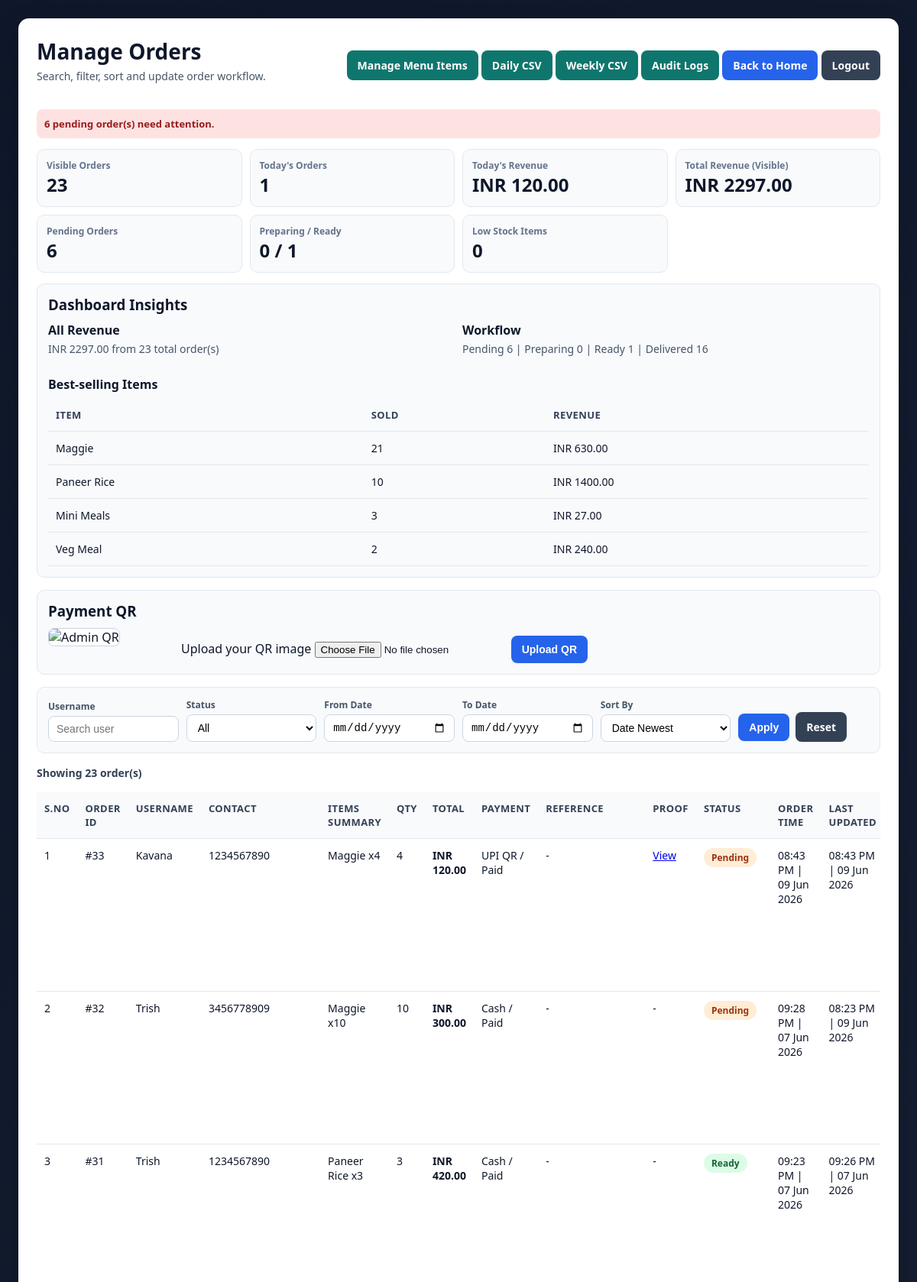
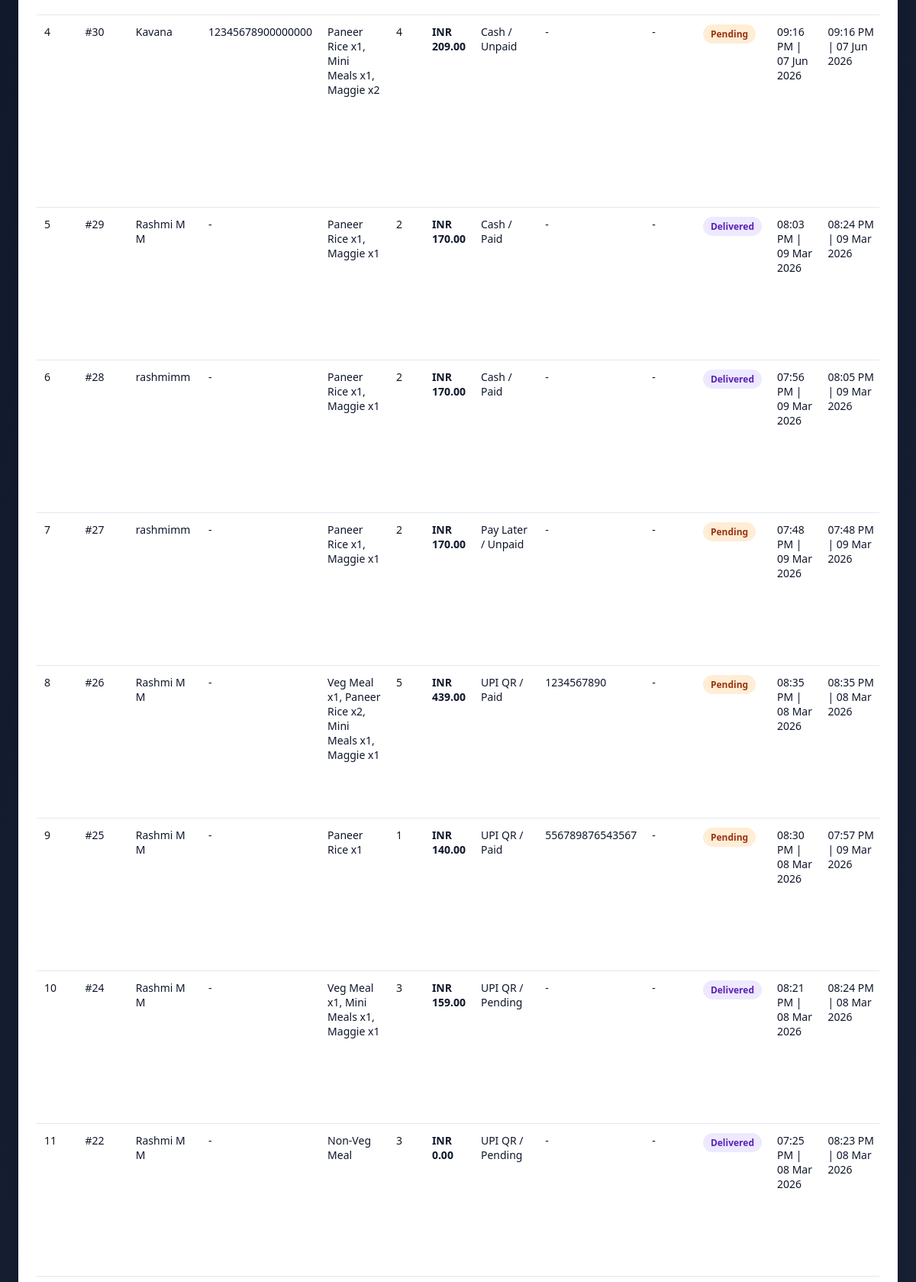
Page /admin (signed in, upper part) on the committed database (2 pictures, top to bottom).
### tables this page shows
CREATE TABLE orders (
            id INTEGER PRIMARY KEY AUTOINCREMENT,
            username TEXT NOT NULL,
            menu TEXT NOT NULL,
            quantity INTEGER NOT NULL,
            time TEXT NOT NULL,
            status TEXT NOT NULL,
            status_time TEXT NOT NULL
        , total_price REAL NOT NULL DEFAULT 0, payment_method TEXT NOT NULL DEFAULT 'UPI QR', payment_status TEXT NOT NULL DEFAULT 'Pending', payment_reference TEXT NOT NULL DEFAULT '', contact_number TEXT NOT NULL DEFAULT '', payment_proof_path TEXT NOT NULL DEFAULT '');

### app.py (the view, shortened to what this page needs)
@app.route("/admin")
@login_required_admin
def admin():
    username_query = (request.args.get("username") or "").strip()
    status_query = (request.args.get("status") or "").strip()
    date_from = (request.args.get("date_from") or "").strip()
    date_to = (request.args.get("date_to") or "").strip()
    sort_by = (request.args.get("sort") or "date_desc").strip()
    valid_statuses = {"Pending", "Preparing", "Ready", "Delivered"}
    if status_query not in valid_statuses:
        status_query = ""
    sql = "SELECT * FROM orders WHERE 1=1"
    params = []
    if username_query:
        sql += " AND username LIKE ?"
        params.append(f"%{username_query}%")
    if status_query:
        sql += " AND status = ?"
        params.append(status_query)
    conn = get_db_connection()
    orders = conn.execute(sql, params).fetchall()
    pending_count = conn.execute("SELECT COUNT(*) AS c FROM orders WHERE status = 'Pending'").fetchone()["c"]
    preparing_count = conn.execute("SELECT COUNT(*) AS c FROM orders WHERE status = 'Preparing'").fetchone()["c"]
    ready_count = conn.execute("SELECT COUNT(*) AS c FROM orders WHERE status = 'Ready'").fetchone()["c"]
    delivered_count = conn.execute("SELECT COUNT(*) AS c FROM orders WHERE status = 'Delivered'").fetchone()["c"]
    all_orders = conn.execute("SELECT * FROM orders ORDER BY id DESC").fetchall()
    low_stock_items = conn.execute(
        """
        SELECT * FROM menu_items
        WHERE stock_qty <= 10
        ORDER BY stock_qty ASC, name ASC
        """
    ).fetchall()
    top_items = conn.execute(
        """
        SELECT item_name, SUM(quantity) AS sold_qty, SUM(subtotal) AS revenue
        FROM order_items
        GROUP BY item_name
        ORDER BY sold_qty DESC, revenue DESC
        LIMIT 5
        """
    ).fetchall()
    qr_image_path = get_setting(conn, "admin_qr_path", "")
    qr_image_url = url_for("static", filename=qr_image_path) if qr_image_path else ""
    recent_logs = conn.execute("SELECT * FROM audit_logs ORDER BY id DESC LIMIT 12").fetchall()
    conn.close()
    orders = [normalize_datetime_fields(order, ["time", "status_time"]) for order in orders]
    recent_logs = [normalize_datetime_fields(log, ["created_at"]) for log in recent_logs]
    from_date_obj = None
    to_date_obj = None
    try:
        if date_from:
            from_date_obj = datetime.strptime(date_from, "%Y-%m-%d").date()
    except ValueError:
        date_from = ""
    try:
        if date_to:
            to_date_obj = datetime.strptime(date_to, "%Y-%m-%d").date()
    except ValueError:
        date_to = ""
    status_order = {"Pending": 1, "Preparing": 2, "Ready": 3, "Delivered": 4}
    if sort_by == "date_asc":
        orders = sorted(orders, key=lambda o: parse_order_datetime(o["time"]))
    elif sort_by == "quantity_asc":
        orders = sorted(orders, key=lambda o: int(o["quantity"]))
    elif sort_by == "quantity_desc":
        orders = sorted(orders, key=lambda o: int(o["quantity"]), reverse=True)
    elif sort_by == "status_asc":
        orders = sorted(orders, key=lambda o: status_order.get(o["status"], 99))
    elif sort_by == "status_desc":
        orders = sorted(orders, key=lambda o: status_order.get(o["status"], 99), reverse=True)
    elif sort_by == "total_asc":
        orders = sorted(orders, key=lambda o: float(o["total_price"] or 0))
    elif sort_by == "total_desc":
        orders = sorted(orders, key=lambda o: float(o["total_price"] or 0), reverse=True)
    else:
        sort_by = "date_desc"
        orders = sorted(orders, key=lambda o: parse_order_datetime(o["time"]), reverse=True)
    total_revenue = round(sum(float(order["total_price"] or 0) for order in orders), 2)
    today = current_local_datetime().date()
    today_orders = [order for order in all_orders if parse_order_datetime(order["time"]).date() == today]
    dashboard_stats = {
        "all_orders": len(all_orders),
        "today_orders": len(today_orders),
        "today_revenue": round(sum(float(order["total_price"] or 0) for order in today_orders), 2),
        "all_revenue": round(sum(float(order["total_price"] or 0) for order in all_orders), 2),
        "pending": pending_count,
        "preparing": preparing_count,
        "ready": ready_count,
        "delivered": delivered_count,
        "low_stock": len(low_stock_items),
    }
    filters = {
        "username": username_query,
        "status": status_query,
        "date_from": date_from,
        "date_to": date_to,
        "sort": sort_by,
    }
    return render_template(
        "admin.html",
        orders=orders,
        filters=filters,
        total_revenue=total_revenue,
        qr_image_url=qr_image_url,
        pending_count=pending_count,
        dashboard_stats=dashboard_stats,
        low_stock_items=low_stock_items,
        top_items=top_items,
        recent_logs=recent_logs,
    )

### templates/admin.html (shortened to what this page needs)
<!DOCTYPE html>
<html lang="en">
<head>
</head>
<body>
  <div class="container">
    <div class="topbar">
      <div>
        <h2>Manage Orders</h2>
        <p class="meta">Search, filter, sort and update order workflow.</p>
      </div>
      <div>
        <a href="{{ url_for('manage_menu') }}" class="btn secondary">Manage Menu Items</a>
        <a href="{{ url_for('admin_report_csv', range='daily') }}" class="btn secondary">Daily CSV</a>
        <a href="{{ url_for('admin_report_csv', range='weekly') }}" class="btn secondary">Weekly CSV</a>
        <a href="{{ url_for('admin_audit_logs') }}" class="btn secondary">Audit Logs</a>
        <a href="{{ url_for('index') }}" class="btn">Back to Home</a>
        <a href="{{ url_for('logout') }}" class="btn ghost">Logout</a>
      </div>
    </div>
    {% if pending_count > 0 %}
      <div class="msg err" style="margin-bottom:14px;">{{ pending_count }} pending order(s) need attention.</div>
    {% endif %}
    <div class="stats">
      <div class="stat">
        <div class="label">Visible Orders</div>
        <div class="value">{{ orders|length }}</div>
      </div>
      <div class="stat">
        <div class="label">Today's Orders</div>
        <div class="value">{{ dashboard_stats.today_orders }}</div>
      </div>
      <div class="stat">
        <div class="label">Today's Revenue</div>
        <div class="value">INR {{ '%.2f'|format(dashboard_stats.today_revenue or 0) }}</div>
      </div>
      <div class="stat">
        <div class="label">Total Revenue (Visible)</div>
        <div class="value">INR {{ '%.2f'|format(total_revenue or 0) }}</div>
      </div>
      <div class="stat">
        <div class="label">Pending Orders</div>
        <div class="value">{{ pending_count }}</div>
      </div>
      <div class="stat">
        <div class="label">Preparing / Ready</div>
        <div class="value">{{ dashboard_stats.preparing }} / {{ dashboard_stats.ready }}</div>
      </div>
      <div class="stat">
        <div class="label">Low Stock Items</div>
        <div class="value">{{ dashboard_stats.low_stock }}</div>
      </div>
    </div>
    <div class="qr-panel">
      <h3 style="margin:0 0 10px;">Dashboard Insights</h3>
      <div class="filter-grid">
        <div>
          <strong>All Revenue</strong>
          <p class="meta">INR {{ '%.2f'|format(dashboard_stats.all_revenue or 0) }} from {{ dashboard_stats.all_orders }} total order(s)</p>
        </div>
        <div>
          <strong>Workflow</strong>
          <p class="meta">Pending {{ dashboard_stats.pending }} | Preparing {{ dashboard_stats.preparing }} | Ready {{ dashboard_stats.ready }} | Delivered {{ dashboard_stats.delivered }}</p>
        </div>
      </div>
      {% if top_items %}
        <h4 style="margin:12px 0 8px;">Best-selling Items</h4>
        <div class="table-wrap">
          <table style="min-width:unset;">
            <tr>
              <th>Item</th>
              <th>Sold</th>
              <th>Revenue</th>
            </tr>
            {% for item in top_items %}
              <tr>
                <td>{{ item.item_name }}</td>
                <td>{{ item.sold_qty }}</td>
                <td>INR {{ '%.2f'|format(item.revenue or 0) }}</td>
              </tr>
            {% endfor %}
          </table>
        </div>
      {% endif %}
    </div>
    <div class="qr-panel">
      <h3 style="margin:0 0 10px;">Payment QR</h3>
      <div class="qr-grid">
        <div>
          {% if qr_image_url %}
            <img src="{{ qr_image_url }}" alt="Admin QR" class="qr-preview">
          {% else %}
            <div class="qr-preview" style="display:flex; align-items:center; justify-content:center; color:#64748b; font-size:12px; text-align:center; padding:8px;">No custom QR uploaded</div>
          {% endif %}
        </div>
        <div>
          <form method="POST" action="{{ url_for('upload_admin_qr') }}" enctype="multipart/form-data">
            <label for="qr_image">Upload your QR image</label>
            <input id="qr_image" name="qr_image" type="file" accept=".png,.jpg,.jpeg,.webp" required>
            <button type="submit" class="btn" style="margin-top:10px;">Upload QR</button>
          </form>
        </div>
      </div>
    </div>
    <form method="GET" action="{{ url_for('admin') }}" class="filters">
      <div class="filter-grid">
        <div>
          <label for="username">Username</label>
          <input id="username" name="username" type="text" placeholder="Search user" value="{{ filters.username }}">
        </div>
        <div>
          <label for="status">Status</label>
          <select id="status" name="status">
            <option value="" {% if not filters.status %}selected{% endif %}>All</option>
          </select>
        </div>
        <div>
          <label for="date_from">From Date</label>
          <input id="date_from" name="date_from" type="date" value="{{ filters.date_from }}">
        </div>
        <div>
          <label for="date_to">To Date</label>
          <input id="date_to" name="date_to" type="date" value="{{ filters.date_to }}">
        </div>
        <div>
          <label for="sort">Sort By</label>
          <select id="sort" name="sort">
            <option value="date_desc" {% if filters.sort == 'date_desc' %}selected{% endif %}>Date Newest</option>
          </select>
        </div>
        <div class="filter-actions">
          <button type="submit" class="btn">Apply</button>
          <a href="{{ url_for('admin') }}" class="btn ghost">Reset</a>
        </div>
      </div>
    </form>
    <p class="summary">Showing {{ orders|length }} order(s)</p>
    {% if orders %}
      <div class="table-wrap">
        <table>
          <tr>
            <th>S.No</th>
            <th>Order ID</th>
            <th>Username</th>
            <th>Contact</th>
            <th>Items Summary</th>
            <th>Qty</th>
            <th>Total</th>
            <th>Payment</th>
            <th>Reference</th>
            <th>Proof</th>
            <th>Status</th>
            <th>Order Time</th>
            <th>Last Updated</th>
          </tr>
          {% for order in orders %}
            <tr>
              <td>{{ loop.index }}</td>
              <td>#{{ order.id }}</td>
              <td>{{ order.username }}</td>
              <td>{{ order.contact_number or '-' }}</td>
              <td>{{ order.menu }}</td>
              <td>{{ order.quantity }}</td>
              <td><strong>INR {{ '%.2f'|format(order.total_price or 0) }}</strong></td>
              <td>{{ order.payment_method }} / {{ order.payment_status }}</td>
              <td>{{ order.payment_reference or '-' }}</td>
              <td>
                {% if order.payment_proof_path %}
                  <a href="{{ url_for('static', filename=order.payment_proof_path) }}" target="_blank">View</a>
                {% else %}
                  -
                {% endif %}
              </td>
              <td>
                <span class="status-pill status-{{ order.status|lower }}">{{ order.status }}</span>
              </td>
              <td>{{ order.time }}</td>
              <td>{{ order.status_time }}</td>
            </tr>
          {% endfor %}
        </table>
      </div>
    {% else %}
      <div class="empty">No orders available for selected filters.</div>
    {% endif %}
  </div>
</body>
</html>

### rows in the picture
orders: id "33", username "Kavana", contact_number "1234567890", menu "Maggie x4", quantity "4", total_price "120.00", payment_method "UPI QR", payment_status "Paid", payment_reference "-", status "Pending", time "08:43 PM | 09 Jun 2026", status_time "08:43 PM | 09 Jun 2026"
orders: id "32", username "Trish", contact_number "3456778909", menu "Maggie x10", quantity "10", total_price "300.00", payment_method "Cash", payment_status "Paid", payment_reference "-", status "Pending", time "09:28 PM | 07 Jun 2026", status_time "08:23 PM | 09 Jun 2026"
orders: id "31", username "Trish", contact_number "1234567890", menu "Paneer Rice x3", quantity "3", total_price "420.00", payment_method "Cash", payment_status "Paid", payment_reference "-", status "Ready", time "09:23 PM | 07 Jun 2026", status_time "09:26 PM | 07 Jun 2026"
orders: id "30", username "Kavana", contact_number "12345678900000000", menu "Paneer Rice x1, Mini Meals x1, Maggie x2", quantity "4", total_price "209.00", payment_method "Cash", payment_status "Unpaid", payment_reference "-", status "Pending", time "09:16 PM | 07 Jun 2026", status_time "09:16 PM | 07 Jun 2026"
orders: id "29", username "Rashmi M M", contact_number "-", menu "Paneer Rice x1, Maggie x1", quantity "2", total_price "170.00", payment_method "Cash", payment_status "Paid", payment_reference "-", status "Delivered", time "08:03 PM | 09 Mar 2026", status_time "08:24 PM | 09 Mar 2026"
orders: id "28", username "rashmimm", contact_number "-", menu "Paneer Rice x1, Maggie x1", quantity "2", total_price "170.00", payment_method "Cash", payment_status "Paid", payment_reference "-", status "Delivered", time "07:56 PM | 09 Mar 2026", status_time "08:05 PM | 09 Mar 2026"
orders: id "27", username "rashmimm", contact_number "-", menu "Paneer Rice x1, Maggie x1", quantity "2", total_price "170.00", payment_method "Pay Later", payment_status "Unpaid", payment_reference "-", status "Pending", time "07:48 PM | 09 Mar 2026", status_time "07:48 PM | 09 Mar 2026"
orders: id "26", username "Rashmi M M", contact_number "-", menu "Veg Meal x1, Paneer Rice x2, Mini Meals x1, Maggie x1", quantity "5", total_price "439.00", payment_method "UPI QR", payment_status "Paid", payment_reference "1234567890", status "Pending", time "08:35 PM | 08 Mar 2026", status_time "08:35 PM | 08 Mar 2026"
orders: id "25", username "Rashmi M M", contact_number "-", menu "Paneer Rice x1", quantity "1", total_price "140.00", payment_method "UPI QR", payment_status "Paid", payment_reference "556789876543567", status "Pending", time "08:30 PM | 08 Mar 2026", status_time "07:57 PM | 09 Mar 2026"
orders: id "24", username "Rashmi M M", contact_number "-", menu "Veg Meal x1, Mini Meals x1, Maggie x1", quantity "3", total_price "159.00", payment_method "UPI QR", payment_status "Pending", payment_reference "-", status "Delivered", time "08:21 PM | 08 Mar 2026", status_time "08:24 PM | 08 Mar 2026"
orders: id "22", username "Rashmi M M", contact_number "-", menu "Non-Veg Meal", quantity "3", total_price "0.00", payment_method "UPI QR", payment_status "Pending", payment_reference "-", status "Delivered", time "07:25 PM | 08 Mar 2026", status_time "08:23 PM | 08 Mar 2026"

### other values in the picture
{{ pending_count }} "6"
{{ orders|length }} "23"
{{ dashboard_stats.today_orders }} "1"
{{ '%.2f'|format(dashboard_stats.today_revenue or 0) }} "120.00"
{{ '%.2f'|format(total_revenue or 0) }} "2297.00"
{{ dashboard_stats.preparing }} "0"
{{ dashboard_stats.ready }} "1"
{{ dashboard_stats.low_stock }} "0"
{{ '%.2f'|format(dashboard_stats.all_revenue or 0) }} "2297.00"
{{ dashboard_stats.all_orders }} "23"
{{ dashboard_stats.pending }} "6"
{{ dashboard_stats.delivered }} "16"
{{ item.item_name }} "Maggie" "Paneer Rice" "Mini Meals" "Veg Meal"
{{ item.sold_qty }} "21" "10" "3" "2"
{{ '%.2f'|format(item.revenue or 0) }} "630.00" "1400.00" "27.00" "240.00"
